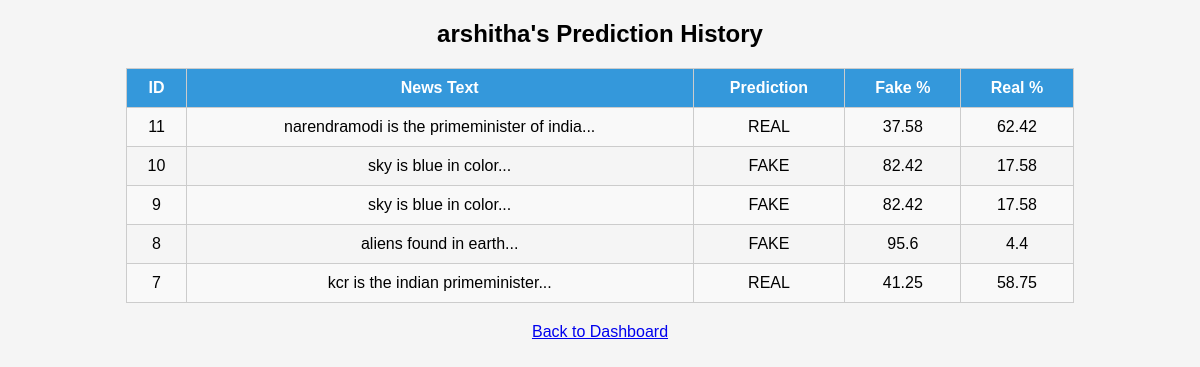
The app's page /history (signed in) with its own data.
### tables this page shows
CREATE TABLE history (
                    id INTEGER PRIMARY KEY AUTOINCREMENT,
                    username TEXT,
                    news_text TEXT,
                    prediction TEXT,
                    fake_prob REAL,
                    real_prob REAL);

### app.py (the view)
@app.route('/history')
def history():
    if "user" not in session:
        return redirect(url_for('login'))
    with get_db() as db:
        rows = db.execute("SELECT * FROM history WHERE username = ? ORDER BY id DESC", (session['user'],)).fetchall()
    return render_template("history.html", user=session['user'], history=rows)

### app.py (called while the page is built)
def get_db():
    conn = sqlite3.connect("users.db")
    conn.row_factory = sqlite3.Row
    return conn

### templates/history.html (shortened to what this page needs)
 <!DOCTYPE html>
<html>
<head>
</head>
<body>
    <h2>{{ user }}'s Prediction History</h2>
    <table>
        <tr>
            <th>ID</th>
            <th>News Text</th>
            <th>Prediction</th>
            <th>Fake %</th>
            <th>Real %</th>
        </tr>
        {% for row in history %}
        <tr>
            <td>{{ row['id'] }}</td>
            <td>{{ row['news_text'][:50] }}...</td>
            <td>{{ row['prediction'] }}</td>
            <td>{{ row['fake_prob'] }}</td>
            <td>{{ row['real_prob'] }}</td>
        </tr>
        {% endfor %}
    </table>
    <p><a href="{{ url_for('dashboard') }}">Back to Dashboard</a></p>
</body>
</html>

### templates/history.html (style rules this page uses)
body { font-family: Arial; background: #f5f5f5; text-align: center; }
table { margin: 20px auto; border-collapse: collapse; width: 80%; }
th, td { border: 1px solid #ccc; padding: 10px; }
th { background-color: #3498db; color: white; }
tr:nth-child(even) { background-color: #f9f9f9; }

### records on screen
history: id "11", news_text "narendramodi is the primeminister of india", prediction "REAL", fake_prob "37.58", real_prob "62.42"
history: id "10", news_text "sky is blue in color", prediction "FAKE", fake_prob "82.42", real_prob "17.58"
history: id "9", news_text "sky is blue in color", prediction "FAKE", fake_prob "82.42", real_prob "17.58"
history: id "8", news_text "aliens found in earth", prediction "FAKE", fake_prob "95.6", real_prob "4.4"
history: id "7", news_text "kcr is the indian primeminister", prediction "REAL", fake_prob "41.25", real_prob "58.75"

### other values on screen
{{ user }} "arshitha"
